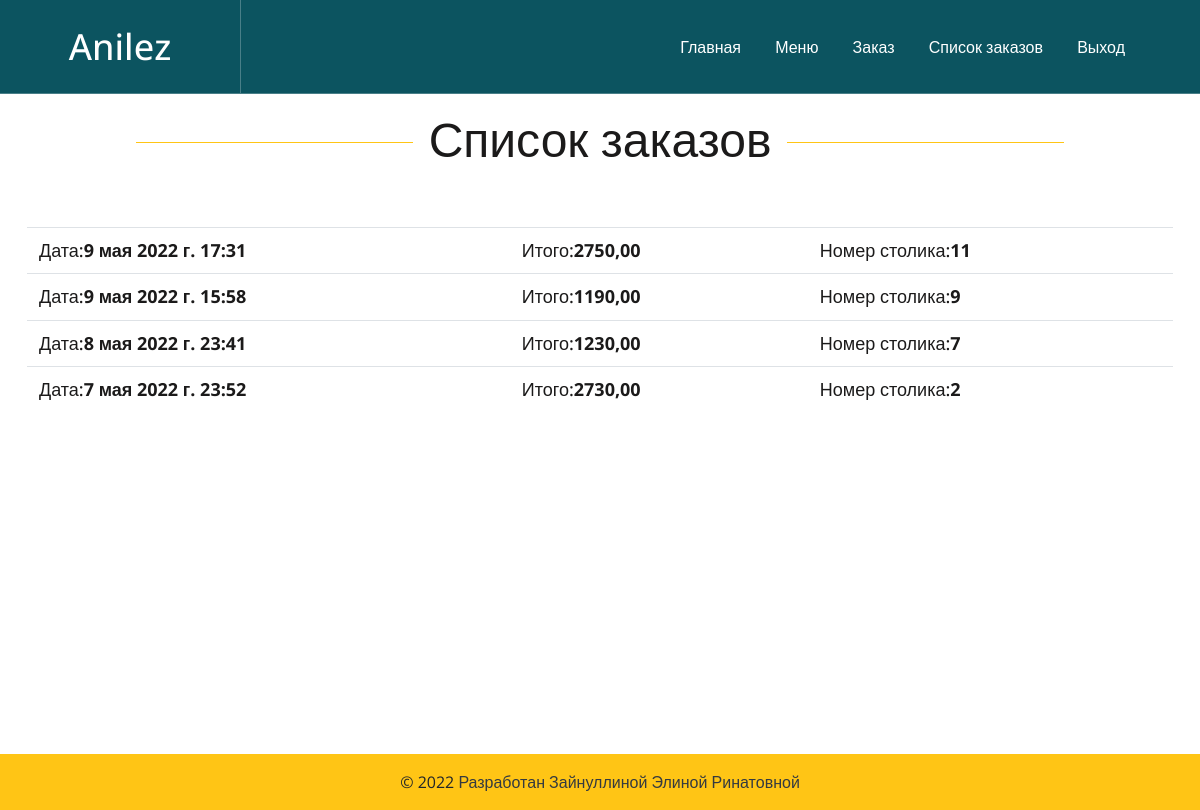
Page /waiter/ (signed in) on the committed database.
### order_list/models.py (models this page shows, shortened)
class Order(models.Model):
    customer=models.ForeignKey(User, on_delete=models.SET_NULL,blank=True,null=True,verbose_name="Официант")
    date_order=models.DateTimeField(auto_now=True,verbose_name="Дата заказа")
    complete=models.BooleanField(default=False,null=True,blank=False)
    table=models.IntegerField(default=0,verbose_name="Номер столика")
    total_price=models.DecimalField(default=0,max_digits=10,decimal_places=2)
    class Meta:
        verbose_name = "Заказ"
        verbose_name_plural = "Заказы"
        ordering = ['-date_order']

### order_list/views.py (the view)
# urls.py: path('waiter/', views.waiter, name='waiter'),
def waiter(request):
    if request.user.is_authenticated:
        order = Order.objects.filter(complete=True,customer=request.user)
    else:
        order={'get_cart_total':0, 'get_cart_items':0}
    context={'order':order}
    return render(request, 'waiter.html', context)

### templates/waiter.html (shortened to what this page needs)
<!DOCTYPE html>
{% load static %}
<html lang="ru">
<head>
	<link rel="stylesheet" href="{% static 'css/bootstrap.min.css' %}"/>
	<link rel="stylesheet" href="{% static 'css/style.css' %}"/>
</head>
<body>
	<header class="header-section" style="background: #0c5460;">
		<div class="header-warp">
			<div class="site-logo">
				<h2>Anilez</h2>
			</div>
			<ul class="main-menu">
				<li><a href="{% url 'index' %}">Главная</a></li>
				<li><a href="{% url 'menuwaiter' %}">Меню</a></li>
				<li><a href="{% url 'order' %}">Заказ</a></li>
				<li><a href="{% url 'waiter' %}">Список заказов</a></li>
				{% if request.user.is_authenticated %}
				<li><a href="{% url 'logout' %}">Выход</a></li>
				{% endif %}
			</ul>
		</div>
	</header>
{% block content %}
<section class="spad">
		<div class="container">
            <div class="section-title">
                <h2>Список заказов</h2>
            </div>
			<br>
			<table class="table">
				{% for item in order %}
				<tr>
					<td><h5>Дата:<strong>{{item.date_order}}</strong></h5></td>
					<td><h5>Итого:<strong>{{item.total_price|floatformat:2}}</strong></h5></td>
					<td><h5>Номер столика:<strong>{{item.table}}</strong></h5></td>
				</tr>
				{% endfor %}
			</table>
			</div>
</section>
{% endblock content %}
	<footer class="bg-light text-center text-lg-start">
		<div class="text-center p-3" style="background-color: #ffc515 ;position: relative; margin-top: 210px;">
			© 2022
			<a class="text-dark">Разработан Зайнуллиной Элиной Ринатовной</a>
		</div>
	</footer>
    </body>
</html>

### static/css/style.css (style rules this page uses)
html, body { height: 100%; font-family: 'Open Sans', sans-serif; }
h1, h2, h3, h4, h5, h6 { margin: 0; color: #1b1a1a; }
h2 { font-size: 36px; }
h5 { font-size: 18px; }
ul, ol { padding: 0; margin: 0; }
.section-title { text-align: center; margin-bottom: 75px; }
.section-title h2 { font-size: 48px; position: relative; display: inline-block; padding: 0 16px; }
.section-title h2:after, .section-title h2:before { position: absolute; content: ""; width: 277px; height: 1px; background: #ffc515; top: 32px; }
.section-title h2:before { left: 100%; }
.section-title h2:after { right: 100%; }
.spad { padding-top: 110px; padding-bottom: 115px; }
.header-section { position: absolute; width: 100%; top: 0; left: 0; z-index: 10; }
.header-warp { display: table; width: 100%; min-height: 83px; border-bottom: 1px solid rgba(255, 255, 255, 0.25); }
.site-logo { display: table-cell; width: 241px; text-align: center; border-right: 1px solid rgba(255, 255, 255, 0.25); vertical-align: middle; }
.site-logo h2 { padding: 25px 0; color: #fff; }
.main-menu { display: table-cell; text-align: right; padding-right: 290px; vertical-align: middle; }
.main-menu li { display: inline; }
.main-menu li a { display: inline-block; margin-left: 50px; color: #fff; padding: 10px 5px; -webkit-transition: all 0.4s; -o-transition: all 0.4s; transition: all 0.4s; }
.section-title { margin-bottom: 35px; }
@media (min-width: 1200px) { .container { max-width: 1176px; } }
@media only screen and (max-width: 1550px) { .main-menu { padding-right: 70px; } }
@media only screen and (max-width: 1550px) { .main-menu li a { margin-left: 20px; } }

### rows in the picture
Order: date_order "9 мая 2022 г. 17:31", total_price "2750,00", table "11"
Order: date_order "9 мая 2022 г. 15:58", total_price "1190,00", table "9"
Order: date_order "8 мая 2022 г. 23:41", total_price "1230,00", table "7"
Order: date_order "7 мая 2022 г. 23:52", total_price "2730,00", table "2"
